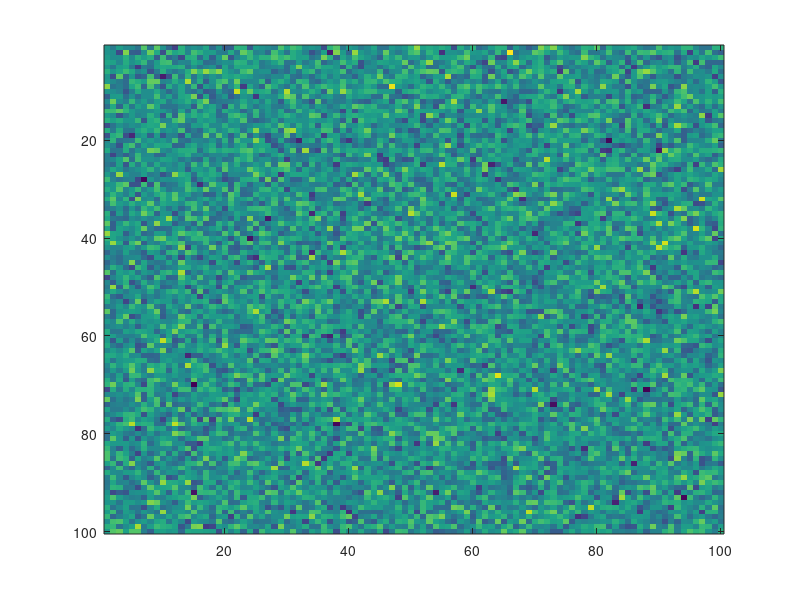

Write the MATLAB code that produced this figure.
%%
%   COURSE: MATLAB onramp: coding, concepts, confidence, style										
% 
%  SECTION: Debugging
%    VIDEO: Examples of common programming errors
% 
%  TEACHER: Mike X Cohen, sincxpress.com
%


%% types of errors:

% misspelled variables
variable = 10;
variable; % Wrong spelling


% incomplete lines of code
for i=1:10 % No iteration
    disp(i)
end


% invalid indexing
n = 12;
datavec = linspace(1,50,n) .* rand(1,n);
for i=1:n % Wrong index bounds
    newvec(i) = datavec(i)^2 * sign(randn);
end


% dimension mismatch
dat1 = randn(30,3);
dat1(1:10,1:3) = zeros(10,3); % Wrong indexing


% incorrect function inputs/outputs
mat1 = randn(100);
imagesc(mat1) % No need to specify the range


%% The worst, most dangerous, and hardest to find bugs...

% just some loop with i as looping index
n = 4;
d = zeros(n,1);
for i=1:n
    d(i,1) = i^2 - log(i); % d needs two dimensions
end

% create complex sine wave
fs = 1000;
t  = -2:1/fs:2; 
s1 = exp(2*1i*pi*t); % i = sqrt(-1) can be acceseed with 1i

% figure(1), clf
% subplot(211)
% plot(t,real(s1),'linew',3)
% xlabel('Time (s)'), ylabel('Amplitude')
% title('First try (wrong!)')
% 
% % i should be sqrt(-1)
% clear i
% s2 = exp(2*i*pi*t);
% % hint: better would be to use 1i instead of i
% s2 = exp(2*1i*pi*t);
% 
% subplot(212)
% plot(t,real(s2),'linew',3)
% xlabel('Time (s)'), ylabel('Amplitude')
% title('Corrected')


%% two additional examples

% intention is to do element-wise multiplication
n = 12;
datavec = linspace(1,50,n) .* rand(1,n); % dimensions should be inverted
% The above line is version-dependent:
%   MATLAB 2016 and earlier will give an error.
%   MATLAB 2017 will produce the outer product.
%     Both versions give the "wrong" result, though.



% awkward matrix indexing
randmat = randn(5,4,7,2,5,7);

% legal but difficult to interpret (use sub2ind):
randmat(7000)

% legal but a terrible idea
randmat(2,4,2,2:57)

% best approach (N-D matrix, N-1 commas!):
randmat(1,3,6,2,2,3)


%% done.
